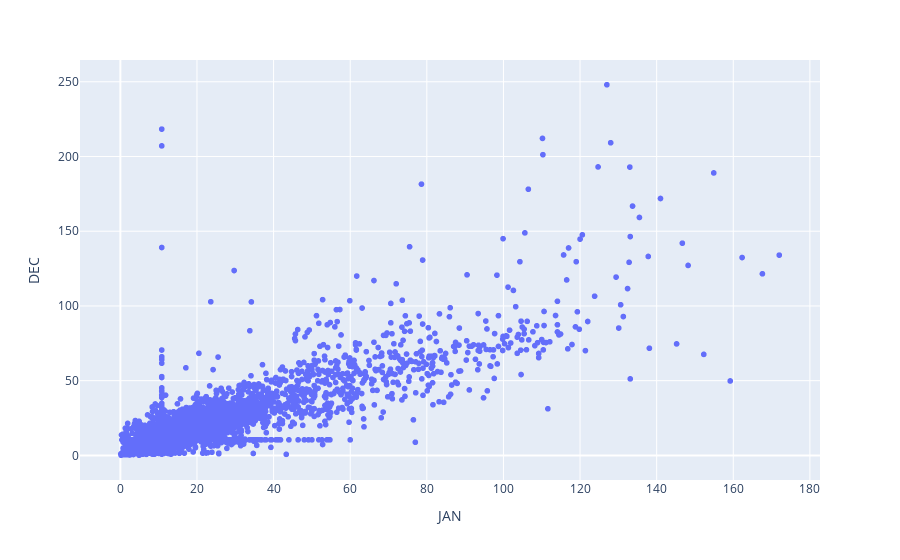

The notebook cell saved with this chart:
### Code cell
mmaxs("JAN","DEC")

### Figure 1 — Plotly figure (JSON) as saved in the notebook; plotly's stock layout.template omitted (floating-point values rounded to 4 significant figures; data arrays with more than 128 entries replaced by an {"elided": "..."} marker saying what was removed)
{"data": [{"hovertemplate": "JAN=%{x}<br>DEC=%{y}<extra></extra>", "legendgroup": "", "marker": {"color": "#636efa", "symbol": "circle"}, "mode": "markers", "name": "", "showlegend": false, "type": "scattergl", "x": {"elided": "7323 float values"}, "xaxis": "x", "y": {"elided": "7323 float values"}, "yaxis": "y"}], "layout": {"legend": {"tracegroupgap": 0}, "margin": {"t": 60}, "xaxis": {"anchor": "y", "domain": [0, 1], "title": {"text": "JAN"}}, "yaxis": {"anchor": "x", "domain": [0, 1], "title": {"text": "DEC"}}}}
